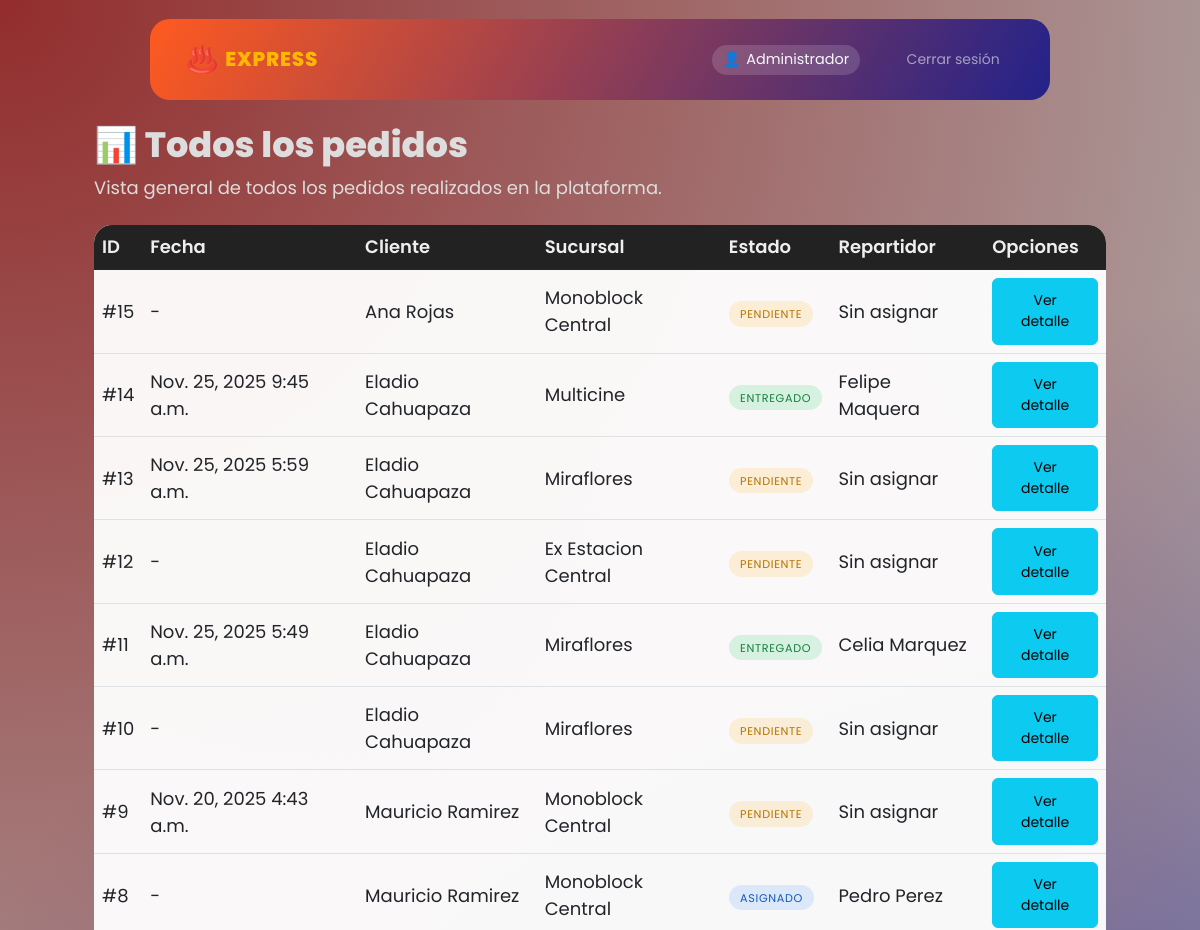
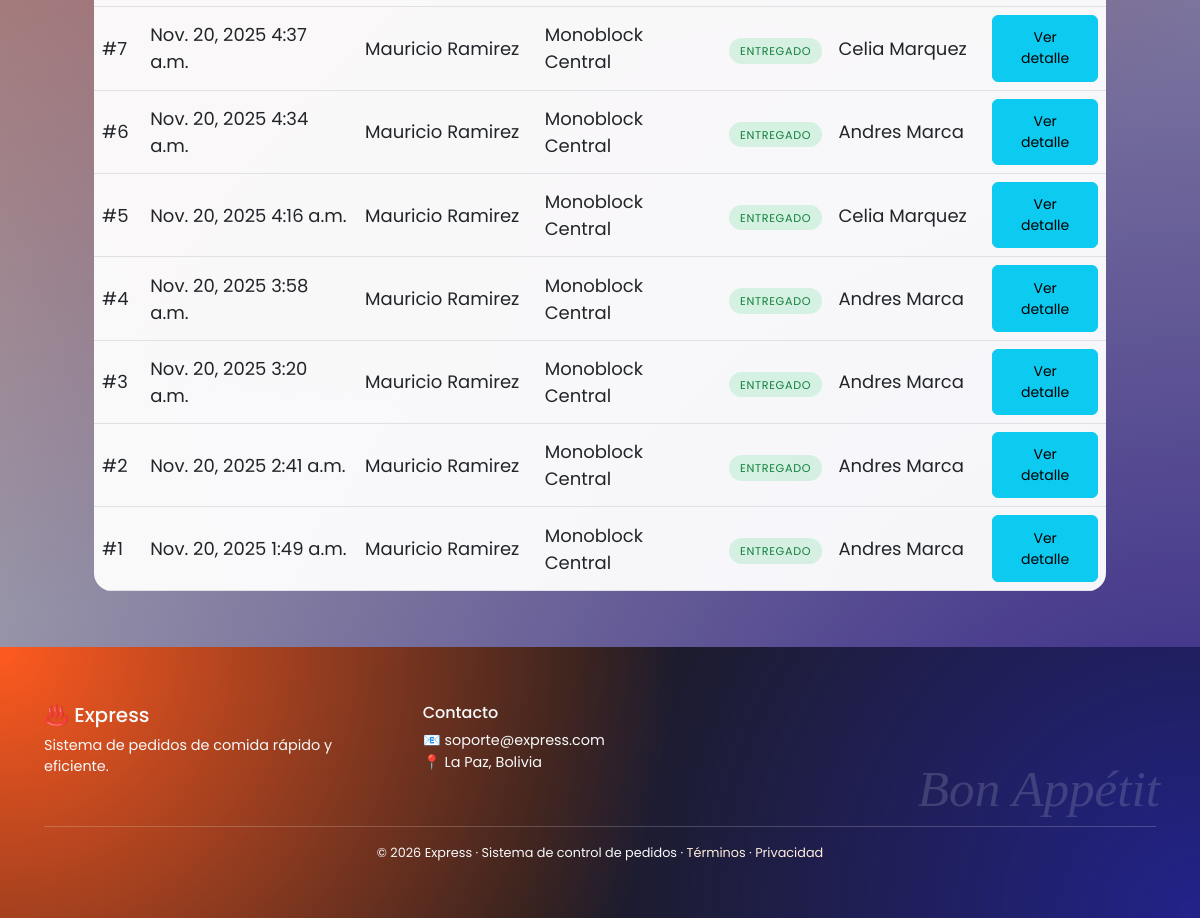
Page /panel/pedidos/ (signed in) on the committed database (2 pictures, top to bottom).
### app_sistema/models.py (models this page shows, shortened)
class Pedido(models.Model):
    ESTADO_CHOICES = (
        ('pendiente', 'Pendiente'),
        ('asignado', 'Asignado'),
        ('entregado', 'Entregado'),
    )
    id_pedido = models.AutoField(primary_key=True)
    estado = models.CharField(max_length=20, choices=ESTADO_CHOICES, default="pendiente")
    precio_total = models.DecimalField(max_digits=10, decimal_places=2, default=0)
    direccion_entrega = models.CharField(max_length=200)
    cliente = models.ForeignKey(Cliente, on_delete=models.CASCADE, related_name="pedidos")
    repartidor = models.ForeignKey(Repartidor, on_delete=models.SET_NULL, null=True, blank=True)
    sucursal = models.ForeignKey(Sucursal, on_delete=models.CASCADE)

class Cliente(models.Model):
    id_cliente = models.OneToOneField(Usuario, on_delete=models.CASCADE, primary_key=True)
    direccion = models.CharField(max_length=200, blank=True)
    preferencias_entrega = models.CharField(max_length=200, blank=True)
    fecha_registro = models.DateField(auto_now_add=True)

class Usuario(models.Model):
    user = models.OneToOneField(User, on_delete=models.CASCADE)
    id_usuario = models.AutoField(primary_key=True)
    ci = models.CharField(max_length=20, unique=True, blank=True, null=True)
    nombres = models.CharField(max_length=50, blank=True)
    paterno = models.CharField(max_length=50, blank=True)
    materno = models.CharField(max_length=50, blank=True)
    telefono = models.CharField(max_length=20, blank=True, null=True)
    email = models.EmailField(unique=True, blank=True, null=True)
    TIPO_CHOICES = (
        ('admin', 'Administrador'),
        ('cliente', 'Cliente'),
        ('repartidor', 'Repartidor'),
    )
    tipo_usuario = models.CharField(max_length=20, choices=TIPO_CHOICES)

class Sucursal(models.Model):
    id_sucursal = models.AutoField(primary_key=True)
    nombre = models.CharField(max_length=100)  # para usar sucursal.nombre en templates
    direccion = models.CharField(max_length=200)
    horario_apertura = models.TimeField()
    horario_cierre = models.TimeField()
    telefono = models.CharField(max_length=20)
    imagen = models.ImageField(upload_to="sucursales/", blank=True, null=True)
    empresa = models.ForeignKey(Empresa, on_delete=models.CASCADE, related_name="sucursales")
    platos = models.ManyToManyField('Plato', related_name="sucursales", blank=True)

class DetallePedido(models.Model):
    pedido = models.ForeignKey(Pedido, on_delete=models.CASCADE, related_name="detalles")
    plato = models.ForeignKey(Plato, on_delete=models.CASCADE)
    fecha_pedido = models.DateField(auto_now_add=True)
    hora_pedido = models.TimeField(auto_now_add=True)
    cantidad = models.PositiveIntegerField(default=1)
    subtotal = models.DecimalField(max_digits=10, decimal_places=2)

class Repartidor(models.Model):
    id_repartidor = models.OneToOneField(Usuario, on_delete=models.CASCADE, primary_key=True)
    sueldo = models.DecimalField(max_digits=10, decimal_places=2, default=0)
    vehiculo = models.CharField(max_length=30, blank=True)
    tipo_vehiculo = models.CharField(max_length=50, blank=True)
    disponibilidad = models.BooleanField(default=True)

### app_sistema/views.py (the view)
# urls.py: path('panel/pedidos/', views.lista_pedidos_admin, name='lista_pedidos_admin'),
@login_required
def lista_pedidos_admin(request):
    if _get_tipo_usuario(request) != 'admin':
        return HttpResponseForbidden("Solo administradores pueden ver esta página.")
    pedidos = Pedido.objects.select_related(
        'cliente', 'repartidor', 'sucursal'
    ).order_by('-id_pedido')
    return render(
        request,
        "app_sistema/lista_pedidos_admin.html",
        {"pedidos": pedidos}
    )

### app_sistema/views.py (called while the page is built)
def _get_tipo_usuario(request):
    if not request.user.is_authenticated:
        return None
    try:
        return request.user.usuario.tipo_usuario
    except Usuario.DoesNotExist:
        return None

### app_sistema/templates/app_sistema/lista_pedidos_admin.html (shortened to what this page needs)
{% extends 'app_sistema/base.html' %}
{% block content %}
<h2 class="page-title fade-in-up mb-2">📊 Todos los pedidos</h2>
<p class="subtitle-muted fade-in-up mb-4">
    Vista general de todos los pedidos realizados en la plataforma.
</p>
<div class="table-responsive fade-in-up">
    <table class="table table-modern align-middle">
        <thead>
            <tr>
                <th>ID</th>
                <th>Fecha</th>
                <th>Cliente</th>
                <th>Sucursal</th>
                <th>Estado</th>
                <th>Repartidor</th>
                <th>Opciones</th>
            </tr>
        </thead>
        <tbody>
        {% for p in pedidos %}
            <tr>
                <td>#{{ p.id_pedido }}</td>
                <td>
                    {% with det=p.detalles.all.0 %}
                        {% if det %}
                            {{ det.fecha_pedido }} {{ det.hora_pedido }}
                        {% else %}
                            -
                        {% endif %}
                    {% endwith %}
                </td>
                <td>
                    {{ p.cliente.id_cliente.nombres }}
                    {{ p.cliente.id_cliente.paterno }}
                </td>
                <td>{{ p.sucursal.direccion }}</td>
                <td>
                    {% if p.estado == 'pendiente' %}
                        <span class="badge-estado badge-estado-pendiente">Pendiente</span>
                    {% elif p.estado == 'asignado' %}
                        <span class="badge-estado badge-estado-asignado">Asignado</span>
                    {% elif p.estado == 'entregado' %}
                        <span class="badge-estado badge-estado-entregado">Entregado</span>
                    {% else %}
                        {{ p.estado }}
                    {% endif %}
                </td>
                <td>
                    {% if p.repartidor %}
                        {{ p.repartidor.id_repartidor.nombres }}
                        {{ p.repartidor.id_repartidor.paterno }}
                    {% else %}
                        <span class="subtitle-muted">Sin asignar</span>
                    {% endif %}
                </td>
                <td>
                    <a href="{% url 'detalle_pedido' p.id_pedido %}"
                       class="btn btn-info btn-sm btn-pill">
                        Ver detalle
                    </a>
                </td>
            </tr>
        {% empty %}
            <tr>
                <td colspan="7" class="text-center subtitle-muted">
                    No hay pedidos registrados aún.
                </td>
            </tr>
        {% endfor %}
        </tbody>
    </table>
</div>
{% endblock %}

### app_sistema/templates/app_sistema/base.html (shortened to what this page needs)
<!DOCTYPE html>
{% load static %}
<html lang="es">
<head>
    <link rel="stylesheet" href="{% static 'css/bootstrap.min.css' %}">
</head>
<body class="d-flex flex-column min-vh-100">
    <nav class="navbar navbar-expand-lg navbar-dark navbar-delivery py-2 sticky-top">
        <div class="container">
            <a class="navbar-brand" href="{% url 'home' %}">
                <span class="logo-icon">♨️</span>
                <span class="logo-text">EXPRESS</span>
            </a>
            <div class="collapse navbar-collapse" id="mainNavbar">
                <ul class="navbar-nav ms-auto mb-2 mb-lg-0 align-items-lg-center">
                    {% if request.user.is_authenticated %}
                    <li class="nav-item me-lg-3 my-2 my-lg-0">
                        <div class="navbar-user-pill text-light">
                            <span>👤</span>
                            <span>{{ request.user.username }}</span>
                        </div>
                    </li>
                    <li class="nav-item ms-lg-3 mt-2 mt-lg-0">
                        <a href="{% url 'salir' %}" class="btn btn-cerrar-sesion btn-sm btn-light btn-pill">
                            Cerrar sesión
                        </a>
                    </li>
                    {% endif %}
                </ul>
            </div>
        </div>
    </nav>
    <main class="container flex-grow-1">
        {% block content %}{% endblock %}
    </main>
    <footer class="footer-delivery text-light mt-auto">
        <div class="container py-4">
            <div class="row text-center text-md-start">
                <div class="col-md-4 mb-3">
                    <h5>♨️ Express</h5>
                    <p style="font-size: 0.9rem;">
                        Sistema de pedidos de comida rápido y eficiente.
                    </p>
                </div>
                <div class="col-md-4 mb-3">
                    <h6>Contacto</h6>
                    <p style="font-size: 0.9rem;">
                        📧 soporte@express.com <br>
                        📍 La Paz, Bolivia
                    </p>
                </div>
            </div>
            <hr style="opacity: 0.2;">
            <div class="text-center" style="font-size: 0.8rem;">
                © 2026 Express · Sistema de control de pedidos ·
                <a href="#">Términos</a> ·
                <a href="#">Privacidad</a>
            </div>
        </div>
    </footer>
</body>
</html>

### app_sistema/templates/app_sistema/base.html (style rules this page uses)
:root { --primary: #ff5a1f; --primary-dark: #e14a10; --secondary: #ffb703; --accent: #2ec4b6; --bg: #fffaf5; --card: #ffffff; --text-main: #2b2b2b; --text-muted: #7a7a7a; }
* { scroll-behavior: smooth; margin: 0; padding: 0; box-sizing: border-box; }
body { background: radial-gradient(circle at top left, #932d2d 0, transparent 70%), radial-gradient(circle at bottom right, #2e1f84 0, transparent 70%), var(--bg); background-color: #b1b1b1; color: var(--color-text-main); font-family: 'Poppins', sans-serif; font-size: 18px; }
.btn { border-radius: 6px !important; padding: .7rem .9rem; }
.logo-text { font-weight: 800 !important; color: var(--secondary); }
.btn-cerrar-sesion { background-color: inherit !important; color: #eee; position: relative !important; border: none !important; opacity: .6; overflow: hidden !important; transition: all .3s ease; }
.btn-cerrar-sesion::before { position: absolute; content: ''; top: 50px; left: 0px; width: 100%; height: 300%; background-color: var(--secondary); z-index: -1; transition: all .3s ease; }
.navbar-delivery { position: fixed !important; min-width: 75% !important; margin-top: 1.2rem !important; border-radius: 20px !important; left: 50%; transform: translateX(-50%); background: linear-gradient(120deg, var(--primary), rgb(34, 34, 138)); transition: all .3s ease; padding: 1rem 1.5rem !important; }
.navbar-brand { font-weight: 750; letter-spacing: 0.04em; display: flex; align-items: center !important; gap: 0.4rem; }
.navbar-brand span.logo-icon { font-size: 1.6rem; }
.navbar-nav { display: flex !important; align-items: center !important; }
.navbar-user-pill { background: rgba(255, 255, 255, 0.15); border-radius: 999px; padding: 0.25rem 0.7rem; display: inline-flex; align-items: center; gap: 0.35rem; font-size: 0.9rem; }
main.container { padding-top: 1.75rem; padding-bottom: 2.5rem; margin-top: 6rem; padding-left: 4rem !important; padding-right: 4rem !important; width: 100% !important; display: inline-block !important; color: #ddd; }
.page-title { font-weight: 800; font-size: clamp(1.8rem, 3vw, 2.2rem); color: var(--color-primary-dark); }
.subtitle-muted { color: var(--color-text-muted); }
.badge-estado { font-size: 0.7rem; text-transform: uppercase; letter-spacing: 0.06em; border-radius: 999px; padding: 0.3rem 0.7rem; }
.badge-estado-pendiente { background: rgba(255, 190, 61, 0.18); color: #b57400; }
.badge-estado-asignado { background: rgba(62, 149, 255, 0.16); color: #1659b8; }
.badge-estado-entregado { background: rgba(46, 204, 112, 0.17); color: #13803d; }
.table-modern { border-radius: 18px; overflow: hidden; background: rgba(255, 255, 255, 0.95); box-shadow: var(--shadow-soft); }
.table-modern thead { background: linear-gradient(120deg, #fff1df, #ffe4c2); }
.table-modern thead th { border-bottom: none; color: #6a4b2c; font-weight: 600; }
footer.footer-delivery { background: radial-gradient(circle at top left, var(--primary) 0, transparent 55%), radial-gradient(circle at bottom right, rgb(34, 34, 138) 0, transparent 55%), #1c1b1f; color: #f7f7f7; position: relative; width: 100%; left: 50%; transform: translateX(-50%); overflow: hidden; padding: 2rem !important; }
footer.footer-delivery::before { content: "Bon Appétit"; position: absolute; right: 40px; bottom: 90px; font-size: 3.2rem; opacity: 0.15; font-style: italic; font-weight: 400; font-family: 'Times New Roman', Times, serif; }
footer a { color: #ffeede; text-decoration: none; }
.fade-in-up { opacity: 0; transform: translateY(8px); transition: opacity 0.4s ease, transform 0.4s ease; }
.fade-in-up.visible { opacity: 1; transform: translateY(0); }
.btn-pill { border-radius: 999px; }
table th { background-color: #222 !important; color: #eee !important; }

### rows in the picture
Pedido: id_pedido "15", cliente.id_cliente.nombres "Ana", cliente.id_cliente.paterno "Rojas", sucursal.direccion "Monoblock Central", estado "PENDIENTE", shows "Sin asignar"
Pedido: id_pedido "14", detalles.all.0.fecha_pedido "Nov. 25, 2025", detalles.all.0.hora_pedido "9:45 a.m.", cliente.id_cliente.nombres "Eladio", cliente.id_cliente.paterno "Cahuapaza", sucursal.direccion "Multicine", estado "ENTREGADO", repartidor.id_repartidor.nombres "Felipe", repartidor.id_repartidor.paterno "Maquera"
Pedido: id_pedido "13", detalles.all.0.fecha_pedido "Nov. 25, 2025", detalles.all.0.hora_pedido "5:59 a.m.", cliente.id_cliente.nombres "Eladio", cliente.id_cliente.paterno "Cahuapaza", sucursal.direccion "Miraflores", estado "PENDIENTE", shows "Sin asignar"
Pedido: id_pedido "12", cliente.id_cliente.nombres "Eladio", cliente.id_cliente.paterno "Cahuapaza", sucursal.direccion "Ex Estacion Central", estado "PENDIENTE", shows "Sin asignar"
Pedido: id_pedido "11", detalles.all.0.fecha_pedido "Nov. 25, 2025", detalles.all.0.hora_pedido "5:49 a.m.", cliente.id_cliente.nombres "Eladio", cliente.id_cliente.paterno "Cahuapaza", sucursal.direccion "Miraflores", estado "ENTREGADO", repartidor.id_repartidor.nombres "Celia", repartidor.id_repartidor.paterno "Marquez"
Pedido: id_pedido "10", cliente.id_cliente.nombres "Eladio", cliente.id_cliente.paterno "Cahuapaza", sucursal.direccion "Miraflores", estado "PENDIENTE", shows "Sin asignar"
Pedido: id_pedido "9", detalles.all.0.fecha_pedido "Nov. 20, 2025", detalles.all.0.hora_pedido "4:43 a.m.", cliente.id_cliente.nombres "Mauricio", cliente.id_cliente.paterno "Ramirez", sucursal.direccion "Monoblock Central", estado "PENDIENTE", shows "Sin asignar"
Pedido: id_pedido "8", cliente.id_cliente.nombres "Mauricio", cliente.id_cliente.paterno "Ramirez", sucursal.direccion "Monoblock Central", estado "ASIGNADO", repartidor.id_repartidor.nombres "Pedro", repartidor.id_repartidor.paterno "Perez"
Pedido: id_pedido "7", detalles.all.0.fecha_pedido "Nov. 20, 2025", detalles.all.0.hora_pedido "4:37 a.m.", cliente.id_cliente.nombres "Mauricio", cliente.id_cliente.paterno "Ramirez", sucursal.direccion "Monoblock Central", estado "ENTREGADO", repartidor.id_repartidor.nombres "Celia", repartidor.id_repartidor.paterno "Marquez"
Pedido: id_pedido "6", detalles.all.0.fecha_pedido "Nov. 20, 2025", detalles.all.0.hora_pedido "4:34 a.m.", cliente.id_cliente.nombres "Mauricio", cliente.id_cliente.paterno "Ramirez", sucursal.direccion "Monoblock Central", estado "ENTREGADO", repartidor.id_repartidor.nombres "Andres", repartidor.id_repartidor.paterno "Marca"
Pedido: id_pedido "5", detalles.all.0.fecha_pedido "Nov. 20, 2025", detalles.all.0.hora_pedido "4:16 a.m.", cliente.id_cliente.nombres "Mauricio", cliente.id_cliente.paterno "Ramirez", sucursal.direccion "Monoblock Central", estado "ENTREGADO", repartidor.id_repartidor.nombres "Celia", repartidor.id_repartidor.paterno "Marquez"
Pedido: id_pedido "4", detalles.all.0.fecha_pedido "Nov. 20, 2025", detalles.all.0.hora_pedido "3:58 a.m.", cliente.id_cliente.nombres "Mauricio", cliente.id_cliente.paterno "Ramirez", sucursal.direccion "Monoblock Central", estado "ENTREGADO", repartidor.id_repartidor.nombres "Andres", repartidor.id_repartidor.paterno "Marca"
Pedido: id_pedido "3", detalles.all.0.fecha_pedido "Nov. 20, 2025", detalles.all.0.hora_pedido "3:20 a.m.", cliente.id_cliente.nombres "Mauricio", cliente.id_cliente.paterno "Ramirez", sucursal.direccion "Monoblock Central", estado "ENTREGADO", repartidor.id_repartidor.nombres "Andres", repartidor.id_repartidor.paterno "Marca"
Pedido: id_pedido "2", detalles.all.0.fecha_pedido "Nov. 20, 2025", detalles.all.0.hora_pedido "2:41 a.m.", cliente.id_cliente.nombres "Mauricio", cliente.id_cliente.paterno "Ramirez", sucursal.direccion "Monoblock Central", estado "ENTREGADO", repartidor.id_repartidor.nombres "Andres", repartidor.id_repartidor.paterno "Marca"
Pedido: id_pedido "1", detalles.all.0.fecha_pedido "Nov. 20, 2025", detalles.all.0.hora_pedido "1:49 a.m.", cliente.id_cliente.nombres "Mauricio", cliente.id_cliente.paterno "Ramirez", sucursal.direccion "Monoblock Central", estado "ENTREGADO", repartidor.id_repartidor.nombres "Andres", repartidor.id_repartidor.paterno "Marca"

### other values in the picture
{{ request.user.username }} "Administrador"
